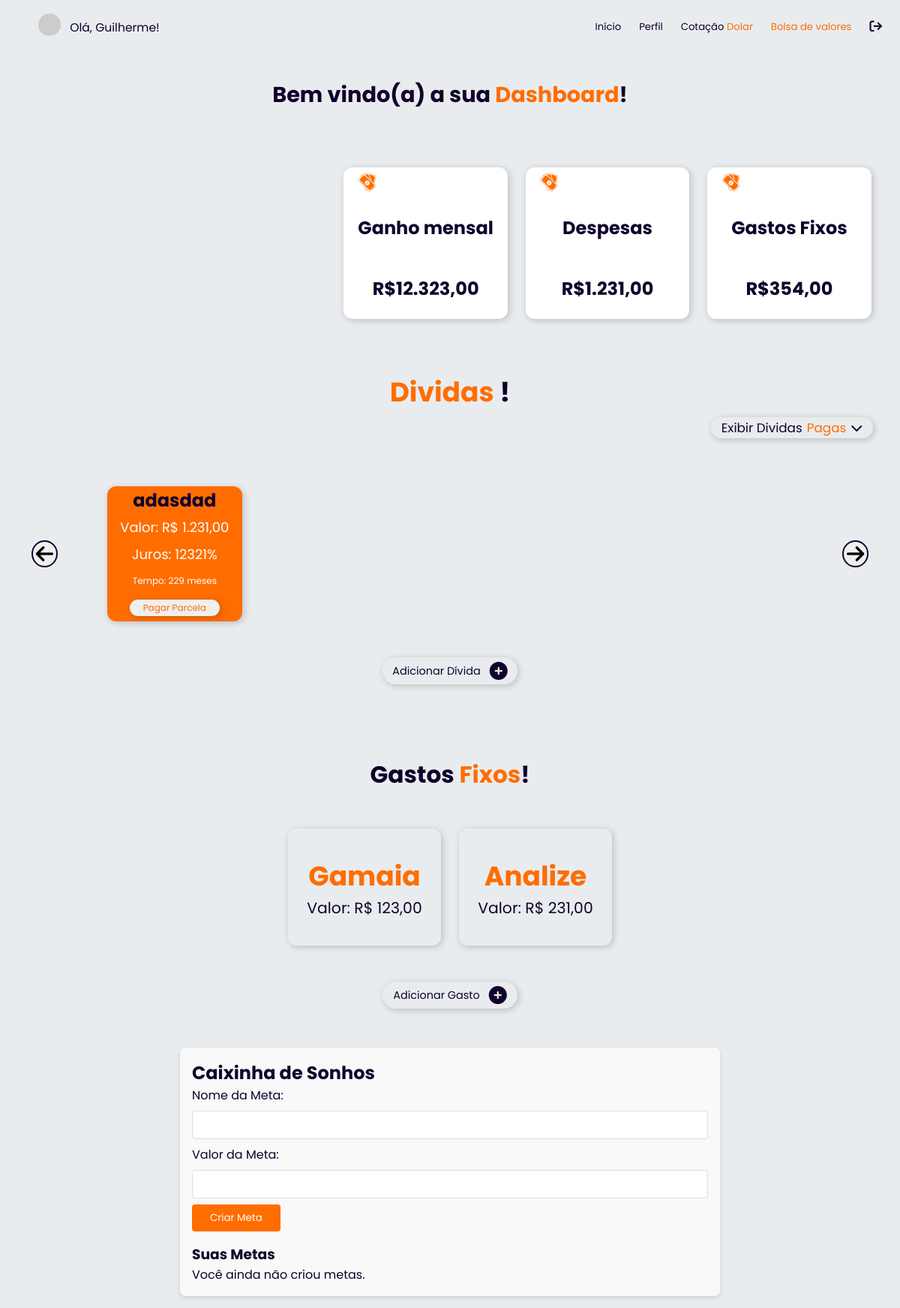
The page /PAGES/dashboard.php (signed in) on the database its author committed.
### tables this page shows
CREATE TABLE IF NOT EXISTS `informacao` (
  `Id_Informacao` int NOT NULL AUTO_INCREMENT,
  `saldo` decimal(10,2) NOT NULL,
  `Nomes_Dividas` text NOT NULL,
  `Valores_Dividas` text NOT NULL,
  `Tempo_Dividas` text NOT NULL,
  `Juros_Dividas` text NOT NULL,
  `Id_User` int DEFAULT NULL,
  `nivel` int DEFAULT NULL,
  `status_divida` varchar(10) DEFAULT 'ativo',
  `valor_reserva` decimal(10,2) DEFAULT '0.00',
  PRIMARY KEY (`Id_Informacao`),
  UNIQUE KEY `Id_User` (`Id_User`)
);

CREATE TABLE IF NOT EXISTS `gastosfix` (
  `Id_gastoFix` int NOT NULL AUTO_INCREMENT,
  `Nomes_gastos` text NOT NULL,
  `Valores_gastos` text NOT NULL,
  `Id_User` int DEFAULT NULL,
  PRIMARY KEY (`Id_gastoFix`),
  UNIQUE KEY `Id_User` (`Id_User`)
);

### PAGES/dashboard.php (the view, shortened to what this page needs)
<?php
require("../partials/headeralternative.php");
include("../ACTS/connect.php");
$id_user = $_SESSION['Id_user'];
$query_saldo = "SELECT saldo FROM informacao WHERE Id_User = '$id_user'";
$query_dividas = "SELECT Nomes_Dividas, Valores_Dividas, Juros_Dividas, Tempo_Dividas FROM informacao WHERE Id_User = '$id_user'";
$query_gastos = "SELECT Nomes_gastos, Valores_gastos FROM gastosfix WHERE Id_User = '$id_user'";
$result_saldo = mysqli_query($con, $query_saldo);
$result_dividas = mysqli_query($con, $query_dividas);
$result_gastos = mysqli_query($con, $query_gastos);
if ($result_saldo) {
    $saldo = mysqli_fetch_assoc($result_saldo)['saldo'];
} else {
    $saldo = 0;
}
if ($result_dividas) {
    $dividas = mysqli_fetch_assoc($result_dividas);
    $nomes_dividas = explode(",", $dividas['Nomes_Dividas']);
    $valores_dividas = explode(",", $dividas['Valores_Dividas']);
    $juros_dividas = explode(",", $dividas['Juros_Dividas']);
    $tempo_dividas = explode(",", $dividas['Tempo_Dividas']);
    $total_dividas = 0;
    for ($i = 0; $i < count($nomes_dividas); $i++) {
        if (intval($tempo_dividas[$i]) > 0 || intval($tempo_dividas[$i]) == 9999) {
            $total_dividas += floatval($valores_dividas[$i]);
        }
    }
} else {
    $total_dividas = 0;
}
if ($result_gastos) {
    $gastos = mysqli_fetch_assoc($result_gastos);
    $nomes_gastos = explode(",", $gastos['Nomes_gastos']);
    $valores_gastos = explode(",", $gastos['Valores_gastos']);
    $total_gastos = array_sum(array_map('floatval', $valores_gastos));
} else {
    $total_gastos = 0;
}
?>
<!DOCTYPE html>
<html lang="pt-BR">
<head>
    <link rel="stylesheet" href="../STYLE/dashboard.css">
</head>
<body>
    <div class="dashboard-container">
        <div class="tituloDash">
            <h1>Bem vindo(a) a sua <a>Dashboard</a>!</h1>
        </div>
        <div class="infoGastos">
            <div class="esquerdaInfo">
                <div id="chartdiv"></div>
            </div>
            <div class="direitaInfo">
                <div class="divGastos">
                    <div class="iconeGastos">
                        <img src="../PICS/imgsSelecao/imgNotas.svg" alt="Imagem Notas" class="produto">
                    </div>
                    <div class="nomeGasto">
                        <h1>Ganho mensal</h1>
                    </div>
                    <div class="propGasto">
                        <h1>R$<?php echo number_format($saldo, 2, ',', '.'); ?></h1>
                    </div>
                </div>
                <div class="divGastos">
                    <div class="iconeGastos">
                        <img src="../PICS/imgsSelecao/imgNotas.svg" alt="Imagem Notas" class="produto">
                    </div>
                    <div class="nomeGasto">
                        <h1>Despesas</h1>
                    </div>
                    <div class="propGasto">
                        <h1>R$<?php echo number_format($total_dividas, 2, ',', '.'); ?></h1>
                    </div>
                </div>
                <div class="divGastos">
                    <div class="iconeGastos">
                        <img src="../PICS/imgsSelecao/imgNotas.svg" alt="Imagem Notas" class="produto">
                    </div>
                    <div class="nomeGasto">
                        <h1>Gastos Fixos</h1>
                    </div>
                    <div class="propGasto">
                        <h1>R$<?php echo number_format($total_gastos, 2, ',', '.'); ?></h1>
                    </div>
                </div>
            </div>
        </div>
        <div class="tituloDividas">
            <h1>Dividas <a>!</a></h1>
        </div>
        <div class="espacoBtnDividas">
            <div class="btnDividas">
                <a>Exibir Dividas<a class="laranja">Pagas</a><i class="fa-solid fa-chevron-down"></i></a>
            </div>
        </div>
        <div class="espacoDividas">
            <div class="espacoBtnEsquerda">
                <button class="btnEsquerda" onclick="direcao(1)"><i class="fa-solid fa-arrow-left fa-2xl"></i></button>
            </div>
            <div class="containerDividas">
                <?php for ($i = 0; $i < count($nomes_dividas); $i++): ?>
                    <?php if (intval($tempo_dividas[$i]) > 0 || intval($tempo_dividas[$i]) == 9999): ?>
                        <div class="cardDivida">
                            <div class="nomeDivida">
                                <p><strong><?php echo htmlspecialchars($nomes_dividas[$i]); ?></strong></p>
                            </div>
                            <div class="valorDivida">
                                <p>Valor: R$ <?php echo number_format(floatval($valores_dividas[$i]), 2, ',', '.'); ?></p>
                            </div>
                            <div class="jurosDivida">
                                <p>Juros: <?php echo htmlspecialchars($juros_dividas[$i]); ?>%</p>
                            </div>
                            <div class="tempoDivida">
                                <p>Tempo: <?php
                                    if (intval($tempo_dividas[$i]) == 9999) {
                                        echo "Pagamento Único";
                                    } else {
                                        echo htmlspecialchars($tempo_dividas[$i]) . " meses";
                                    }
                                ?></p>
                            </div>
                            <form method="post" action="../ACTS/pagar_divida.php">
                                <div class="btnDivida">
                                    <button class="botaoDivida" type="submit">Pagar Parcela</button>
                                </div>
                            </form>
                        </div>
                    <?php endif; ?>
                <?php endfor; ?>
            </div>
            <div class="espacoBtnDireita">
                <button class="btnDireita" onclick="direcao(2)"><i class="fa-solid fa-arrow-right fa-2xl"></i></button>
            </div>
        </div>
        <div class="espacoBtnDivida">
            <a href="../PAGES/adicionar_novo.php" class="btnAdicionarDivida">Adicionar Dívida <i class="fa-solid fa-circle-plus"></i></a>
        </div>
        <div class="tituloFixo">
            <h1>Gastos <a>Fixos</a>!</h1>
        </div>
        <div class="containerFixo">
            <?php for ($i = 0; $i < count($nomes_gastos); $i++): ?>
                <div class="cardFixo">
                    <div class="nomeFixo">
                        <p><strong><?php echo htmlspecialchars($nomes_gastos[$i]); ?></strong></p>
                    </div>
                    <div class="valorFixo">
                        <p>Valor: R$ <?php echo number_format(floatval($valores_gastos[$i]), 2, ',', '.'); ?></p>
                    </div>
                </div>
            <?php endfor; ?>
        </div>
        <div class="espacoBtnFixo">
            <a href="../PAGES/adicionar_gastos_fixos.php" class="btnAdicionarFixo">Adicionar Gasto <i class="fa-solid fa-circle-plus"></i></a>
        </div>
        <div class="caixinhaSonhos">
    <h2>Caixinha de Sonhos</h2>
    <form action="../ACTS/caixinha_de_sonhos.act.php" method="post">
        <label for="nome_meta">Nome da Meta:</label>
        <input type="text" name="nome_meta" required>
        <label for="valor_meta">Valor da Meta:</label>
        <input type="number" name="valor_meta" step="0.01" required>
        <input type="submit" value="Criar Meta">
    </form>
    <div class="metasExistentes">
        <h3>Suas Metas</h3>
        <?php
        $userId = $_SESSION['Id_user'];
        $query = "SELECT * FROM caixinha_sonhos WHERE user_id = $userId";
        $result = mysqli_query($con, $query);
        if (mysqli_num_rows($result) > 0) {
            while ($row = mysqli_fetch_assoc($result)) {
                $percentual = ($row['valor_atual'] / $row['valor_meta']) * 100;
                $metaId = $row['id'];
                ?>
                <div class='meta'>
                    <p><strong><?php echo $row['nome_meta']; ?></strong></p>
                    <p>Progresso: <?php echo "{$row['valor_atual']} / {$row['valor_meta']}"; ?></p>
                    <div class="progress-container">
                        <div class="progress-bar" id="progressBar-<?php echo $metaId; ?>" style="width: <?php echo $percentual; ?>%;"></div>
                    </div>
                    <?php if ($row['valor_atual'] < $row['valor_meta']) { ?>
                        <form action="../ACTS/caixinha_deposito.php" method="post">
                            <input type="hidden" name="meta_id" value="<?php echo $metaId; ?>">
                            <input type="number" name="valor_deposito" step="0.01" required>
                            <input type="submit" value="Depositar">
                        </form>
                    <?php } else { ?>
                        <p class="meta-concluida">Meta concluída! 🎉</p>
                    <?php } ?>
                </div>
                <?php
            }
        } else {
            echo "<p>Você ainda não criou metas.</p>";
        }
        ?>
    </div>
</div>
</body>
</html>

### partials/headeralternative.php (shortened to what this page needs)
<!DOCTYPE html>
<html lang="pt-br">
<head>
    <link rel="stylesheet" href="https://cdnjs.cloudflare.com/ajax/libs/font-awesome/6.6.0/css/all.min.css">
    <link rel="stylesheet" href="../STYLE/headeralternative.css">
    <link rel="stylesheet" href="../STYLE/responsive.css">
    <link rel="stylesheet" href="https://cdn.jsdelivr.net/npm/bootstrap-icons@1.11.3/font/bootstrap-icons.min.css">
</head>
<body>
<header>
    <div class="user">
    <?php
            if(isset($_SESSION['logado']) && $_SESSION['logado'] == true){
                $nome_usuario = explode(' ', $_SESSION['nome'])[0];
                echo "
                    <a href='../PAGES/perfil.php'>
                    <img src='".$_SESSION['foto']."' class='user-photo'>
                    </a>
                    <div class='nome'><p>Olá, $nome_usuario!</p></div>
                ";
            }
        ?>
    </div>
    <div class="menu">
        <ul>
            <a href="../PAGES/landing.php">
                <li class="mn1">Início</li>
            </a>
            <a href="../PAGES/perfil.php">
                <li class="mn2">Perfil</li>
            </a>
            <a href="../PAGES/cambio.php">
                <li class="mn4">Cotação <span>Dolar</span></li>
            </a>
            <a href="../PAGES/action.php">
                <li class="mn5"><span>Bolsa de valores</span></li>
            </a>
            <a href="../ACTS/logoff.act.php">
                <li class="exit"><i class="fa-solid fa-arrow-right-from-bracket fa-lg"></i></li>
            </a>
        </ul>
    </div>
</header>

### STYLE/headeralternative.css (style rules this page uses)
* { padding: 0; box-sizing: border-box; margin: 0; text-decoration: none; list-style: none; font-family: "Poppins", sans-serif; }
header { display: flex; justify-content: center; align-items: center; width: 100%; height: 6vw; }
header img { margin-left: 2vw; height: 2.5vw; border-radius: 50%; }
.user { display: flex; justify-content: center; align-items: center; width: 20%; height: 100%; gap: 1vw; font-size: 1.3vw; }
.user div p { color: #10002b; }
.menu { display: flex; justify-content: end; align-items: center; width: 80%; height: 100%; }
.menu a { color: #10002b; }
.menu a li { color: #10002b; }
.menu ul { display: flex; justify-content: center; align-items: center; color: #ff6d00!important; gap: 2vw; font-size: 1.1vw; margin-right: 2vw; }
.menu span { color: #ff6d00; }

### rows shown on the page
informacao: saldo "12.323,00", Nomes_Dividas "adasdad", Valores_Dividas "1.231,00", Juros_Dividas "12321", Tempo_Dividas "229"
gastosfix: Valores_gastos "354,00", Nomes_gastos "Gamaia", Valores_gastos "123,00", Nomes_gastos "Analize", Valores_gastos "231,00"

### other values the page prints
$nome_usuario "Guilherme"
$total_dividas "1.231,00"
